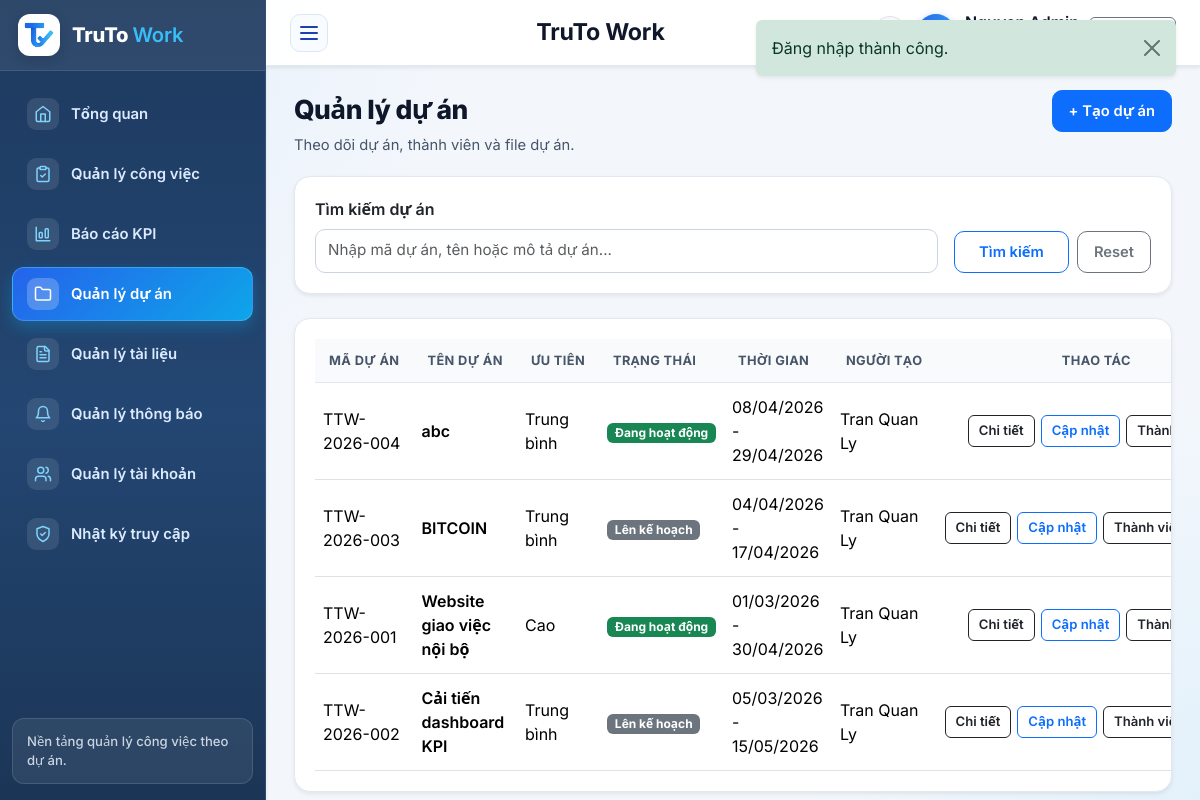
The app's page /index.php?route=du_an/index (signed in) with its own data.
### tables this page shows
CREATE TABLE `tai_khoan` (
  `id` int(11) NOT NULL,
  `name` varchar(150) NOT NULL,
  `email` varchar(150) NOT NULL,
  `password` varchar(255) NOT NULL,
  `public_key_jwk` longtext DEFAULT NULL,
  `role` enum('admin','manager','employee') NOT NULL DEFAULT 'employee',
  `department` varchar(100) DEFAULT NULL,
  `status` enum('active','inactive') NOT NULL DEFAULT 'active',
  `created_at` datetime NOT NULL
);

CREATE TABLE `du_an` (
  `id` int(11) NOT NULL,
  `code` varchar(50) NOT NULL,
  `name` varchar(150) NOT NULL,
  `description` text DEFAULT NULL,
  `start_date` date DEFAULT NULL,
  `end_date` date DEFAULT NULL,
  `priority` enum('low','medium','high') NOT NULL DEFAULT 'medium',
  `status` enum('planning','active','completed') NOT NULL DEFAULT 'active',
  `created_by` int(11) NOT NULL,
  `created_at` datetime NOT NULL
);

### app/views/du_an/index.php (the view, shortened to what the rows shown need)
<div class="section-header">
    <div>
        <div class="section-title">Quản lý dự án</div>
        <p class="section-desc">Theo dõi dự án, thành viên và file dự án.</p>
    </div>
    <?php if (in_array(current_user()['role'] ?? '', ['admin', 'manager'], true)): ?>
        <a href="<?= e(route_url('du_an/create')) ?>" class="btn btn-primary">+ Tạo dự án</a>
    <?php endif; ?>
</div>
<div class="card border-0 shadow-sm mb-4">
    <div class="card-body">
        <form class="row g-3" method="get">
            <div class="col-md-9">
                <label class="form-label fw-semibold">Tìm kiếm dự án</label>
                <input type="text" class="form-control" name="keyword" placeholder="Nhập mã dự án, tên hoặc mô tả dự án..." value="<?= e($keyword ?? '') ?>">
            </div>
            <div class="col-md-3 d-flex align-items-end gap-2">
                <button class="btn btn-outline-primary flex-grow-1" type="submit">Tìm kiếm</button>
                <a class="btn btn-outline-secondary" href="<?= e(route_url('du_an/index')) ?>">Reset</a>
            </div>
        </form>
    </div>
</div>
<div class="card border-0 shadow-sm">
    <div class="card-body table-responsive">
        <?php $projectAccessModel = new \App\Models\Project(); ?>
        <table class="table align-middle">
            <thead>
                <tr>
                    <th>Mã dự án</th>
                    <th>Tên dự án</th>
                    <th>Ưu tiên</th>
                    <th>Trạng thái</th>
                    <th>Thời gian</th>
                    <th>Người tạo</th>
                    <th class="project-actions-head"><span class="project-actions-head-grid"><span class="project-actions-head-label">Thao tác</span></span></th>
                </tr>
            </thead>
            <tbody>
            <?php foreach ($du_an as $project): ?>
                <?php $canManageThisProject = $projectAccessModel->userCanManageProject(current_user(), (int) $project['id']); ?>
                <tr>
                    <td><?= e($project['code']) ?></td>
                    <td><div class="fw-semibold"><?= e($project['name']) ?></div></td>
                    <td><?= e(priority_label($project['priority'])) ?></td>
                    <td><span class="badge text-bg-<?= e(status_badge_class($project['status'])) ?>"><?= e(status_label($project['status'])) ?></span></td>
                    <td><?= e(format_date($project['start_date'])) ?> - <?= e(format_date($project['end_date'])) ?></td>
                    <td><?= e($project['creator_name']) ?></td>
                    <td class="project-actions-cell">
                        <div class="project-actions-grid">
                            <div class="project-action-slot">
                                <a class="btn btn-sm btn-outline-dark w-100" href="<?= e(route_url('du_an/show', ['id' => $project['id']])) ?>">Chi tiết</a>
                            </div>
                            <div class="project-action-slot">
                                <?php if ($canManageThisProject): ?>
                                    <a class="btn btn-sm btn-outline-primary w-100" href="<?= e(route_url('du_an/edit', ['id' => $project['id']])) ?>">Cập nhật</a>
                                <?php else: ?>
                                    <span class="project-action-placeholder"></span>
                                <?php endif; ?>
                            </div>
                            <?php if ($canManageThisProject): ?>
                                <div class="project-action-slot">
                                    <a class="btn btn-sm btn-outline-dark w-100" href="<?= e(route_url('du_an/members', ['id' => $project['id']])) ?>">Thành viên</a>
                                </div>
                            <?php endif; ?>
                        </div>
                    </td>
                </tr>
            <?php endforeach; ?>
            </tbody>
        </table>
    </div>
</div>

### app/views/layouts/main.php (shortened to what the rows shown need)
<?php
$authUser = current_user();
$currentRoute = (string) ($_GET['route'] ?? ($authUser ? 'dashboard/index' : 'home/index'));
$isPublicPage = !$authUser && str_starts_with($currentRoute, 'home/');
$isLoginPage = !$authUser && str_starts_with($currentRoute, 'auth/');
?>
<!doctype html>
<html lang="vi">
<head>
    <link href="https://cdn.jsdelivr.net/npm/bootstrap@5.3.3/dist/css/bootstrap.min.css" rel="stylesheet">
    <link href="assets/css/app.css?v=20261025v6" rel="stylesheet">
</head>
<body>
<?php if ($isPublicPage): ?>
    <div class="public-site-shell">
        <header class="public-header">
            <div class="public-container public-header-inner">
                <a class="brand-public" href="<?= e(route_url('home/index')) ?>">
                    <span class="brand-public-mark">
                        <img src="assets/images/logo-icon.png" alt="TruTo Work">
                    </span>
                    <span>
                        <strong>TruTo <span class="text-primary fw-semibold">Work</span></strong>
                        <small>Quản lý công việc theo dự án</small>
                    </span>
                </a>
                <nav class="public-nav">
                    <a class="<?= $currentRoute === 'home/index' ? 'is-active' : '' ?>" href="<?= e(route_url('home/index')) ?>">Trang chủ</a>
                    <a class="<?= $currentRoute === 'home/about' ? 'is-active' : '' ?>" href="<?= e(route_url('home/about')) ?>">Giới thiệu</a>
                    <a href="<?= e(route_url('auth/login')) ?>">Đăng nhập</a>
                </nav>
            </div>
        </header>
        <main class="public-main">
            <div class="public-container">
                <?= $content ?>
            </div>
        </main>
        <footer class="public-footer">
            <div class="public-container public-footer-inner">
                <span>TruTo Work</span>
            </div>
        </footer>
    </div>
<?php else: ?>
    <div class="app-shell">
        <aside class="sidebar shadow-sm">
            <div class="sidebar-header">
                <a class="sidebar-brand text-decoration-none" href="<?= e(route_url('dashboard/index')) ?>">
                    <div class="brand-icon">
                        <img src="assets/images/logo-icon.png" alt="TruTo Work">
                    </div>
                    <div class="brand-title">TruTo <span class="brand-title-accent">Work</span></div>
                </a>
            </div>
            <nav class="sidebar-menu">
                <a class="menu-link <?= e(active_menu('dashboard/')) ?>" href="<?= e(route_url('dashboard/index')) ?>" data-short-label="TG" title="Tổng quan">
                    <span class="menu-icon" aria-hidden="true">
                        <svg xmlns="http://www.w3.org/2000/svg" width="18" height="18" viewBox="0 0 24 24" fill="none" stroke="currentColor" stroke-width="2" stroke-linecap="round" stroke-linejoin="round"><path d="m3 9 9-7 9 7v11a2 2 0 0 1-2 2H5a2 2 0 0 1-2-2z"/><polyline points="9 22 9 12 15 12 15 22"/></svg>
                    </span>
                    <span class="menu-text">Tổng quan</span>
                </a>
                <a class="menu-link <?= e(active_menu('cong_viec/')) ?>" href="<?= e(route_url('cong_viec/index')) ?>" data-short-label="CV" title="Quản lý công việc">
                    <span class="menu-icon" aria-hidden="true">
                    </span>
                    <span class="menu-text">Quản lý công việc</span>
                </a>
                <a class="menu-link <?= e(active_menu('kpi/')) ?>" href="<?= e(route_url('kpi/index')) ?>" data-short-label="KPI" title="Báo cáo KPI">
                    <span class="menu-icon" aria-hidden="true">
                        <svg xmlns="http://www.w3.org/2000/svg" width="18" height="18" viewBox="0 0 24 24" fill="none" stroke="currentColor" stroke-width="2" stroke-linecap="round" stroke-linejoin="round"><path d="M3 3v18h18"/><rect width="4" height="7" x="7" y="10" rx="1"/><rect width="4" height="12" x="15" y="5" rx="1"/></svg>
                    </span>
                    <span class="menu-text">Báo cáo KPI</span>
                </a>
                <a class="menu-link <?= e(active_menu('du_an/')) ?>" href="<?= e(route_url('du_an/index')) ?>" data-short-label="DA" title="Quản lý dự án">
                    <span class="menu-icon" aria-hidden="true">
                        <svg xmlns="http://www.w3.org/2000/svg" width="18" height="18" viewBox="0 0 24 24" fill="none" stroke="currentColor" stroke-width="2" stroke-linecap="round" stroke-linejoin="round"><path d="M20 20a2 2 0 0 0 2-2V8a2 2 0 0 0-2-2h-7.9a2 2 0 0 1-1.69-.9L9.6 3.9A2 2 0 0 0 7.93 3H4a2 2 0 0 0-2 2v13a2 2 0 0 0 2 2Z"/></svg>
                    </span>
                    <span class="menu-text">Quản lý dự án</span>
                </a>
                <?php if (in_array($authUser['role'], ['manager', 'admin'], true)): ?>
                    <a class="menu-link <?= e(active_menu('files/') ?: active_menu('tai_lieu/')) ?>" href="<?= e(route_url('files/index')) ?>" data-short-label="TL" title="Quản lý tài liệu">
                        <span class="menu-icon" aria-hidden="true">
                        </span>
                        <span class="menu-text">Quản lý tài liệu</span>
                    </a>
                <?php endif; ?>
                <?php $notifMenuTitle = in_array($authUser['role'], ['manager', 'admin'], true) ? 'Quản lý thông báo' : 'Xem thông báo'; ?>
                <a class="menu-link <?= e(active_menu('thong_bao/')) ?>"
                   href="<?= e(route_url('thong_bao/index')) ?>"
                   data-short-label="TB"
                   title="<?= e($notifMenuTitle) ?>">
                    <span class="menu-icon" aria-hidden="true">
                        <svg xmlns="http://www.w3.org/2000/svg" width="18" height="18" viewBox="0 0 24 24" fill="none" stroke="currentColor" stroke-width="2" stroke-linecap="round" stroke-linejoin="round"><path d="M6 8a6 6 0 0 1 12 0c0 7 3 9 3 9H3s3-2 3-9"/><path d="M10.3 21a1.94 1.94 0 0 0 3.4 0"/></svg>
                    </span>
                    <span class="menu-text flex-grow-1"><?= e($notifMenuTitle) ?></span>
                </a>
                <?php if ($authUser['role'] === 'admin'): ?>
                    <a class="menu-link <?= e(active_menu('tai_khoan/')) ?>" href="<?= e(route_url('tai_khoan/index')) ?>" data-short-label="TK" title="Quản lý tài khoản">
                        <span class="menu-icon" aria-hidden="true">
                        </span>
                        <span class="menu-text">Quản lý tài khoản</span>
                    </a>
                    <a class="menu-link <?= e(active_menu('nhat_ky/')) ?>" href="<?= e(route_url('nhat_ky/index')) ?>" data-short-label="NK" title="Nhật ký truy cập">
                        <span class="menu-icon" aria-hidden="true">
                            <svg xmlns="http://www.w3.org/2000/svg" width="18" height="18" viewBox="0 0 24 24" fill="none" stroke="currentColor" stroke-width="2" stroke-linecap="round" stroke-linejoin="round"><path d="M12 22s8-4 8-10V5l-8-3-8 3v7c0 6 8 10 8 10"/><path d="m9 12 2 2 4-4"/></svg>
                        </span>
                        <span class="menu-text">Nhật ký truy cập</span>
                    </a>
                <?php endif; ?>
            </nav>
            <div class="sidebar-footer">
                <div class="sidebar-footer-text">Nền tảng quản lý công việc theo dự án.</div>
            </div>
        </aside>
        <div class="main-shell">
            <header class="topbar shadow-sm">
                <button class="sidebar-toggle" type="button" aria-label="Thu gọn hoặc mở menu" aria-expanded="true" data-sidebar-toggle>
                    <span></span><span></span><span></span>
                </button>
                <div class="page-info">
                    <div class="page-label">TruTo Work</div>
                </div>
                <div class="topbar-user">
                    <a class="btn btn-light border position-relative p-0 d-inline-flex align-items-center justify-content-center rounded-circle"
                       style="width: 34px; height: 34px; min-height: 34px;"
                       href="<?= e(route_url('thong_bao/index', ['tab' => 'inbox'])) ?>"
                       title="Thông báo của bạn"
                       aria-label="Thông báo của bạn">
                    </a>
                    <div class="avatar-badge"><?= e(strtoupper(substr($authUser['name'], 0, 1))) ?></div>
                    <div class="d-none d-sm-block">
                        <div class="fw-semibold text-truncate" style="max-width: 140px;"><?= e($authUser['name']) ?></div>
                        <div class="small text-secondary"><?= e(role_label($authUser['role'])) ?></div>
                    </div>
                    <a class="btn btn-outline-secondary btn-sm" href="<?= e(route_url('auth/logout')) ?>" title="Đăng xuất">
                        <span class="d-none d-md-inline">Đăng xuất</span>
                    </a>
                </div>
            </header>
            <main class="content-shell">
                <?= $content ?>
            </main>
        </div>
    </div>
<?php endif; ?>
</body>
</html>

### records on screen
tai_khoan: role "Quản lý thông báo"
du_an: code "TTW-2026-004", name "abc", priority "Trung bình", status "Đang hoạt động", start_date "08/04/2026", end_date "29/04/2026", created_by.name "Tran Quan Ly"
du_an: code "TTW-2026-003", name "BITCOIN", priority "Trung bình", status "Lên kế hoạch", start_date "04/04/2026", end_date "17/04/2026", created_by.name "Tran Quan Ly"
du_an: code "TTW-2026-001", name "Website giao việc nội bộ", priority "Cao", status "Đang hoạt động", start_date "01/03/2026", end_date "30/04/2026", created_by.name "Tran Quan Ly"
du_an: code "TTW-2026-002", name "Cải tiến dashboard KPI", priority "Trung bình", status "Lên kế hoạch", start_date "05/03/2026", end_date "15/05/2026", created_by.name "Tran Quan Ly"

### other values on screen
$flash['message'] "Đăng nhập thành công."
